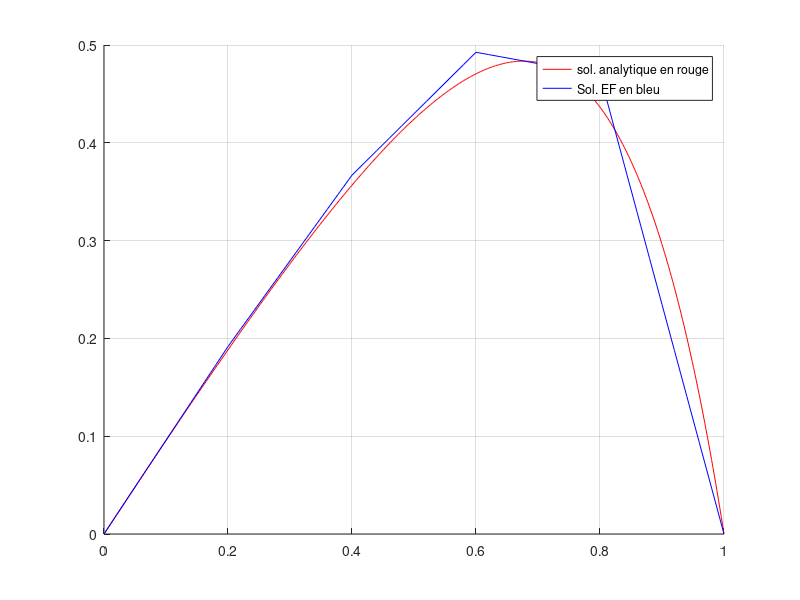
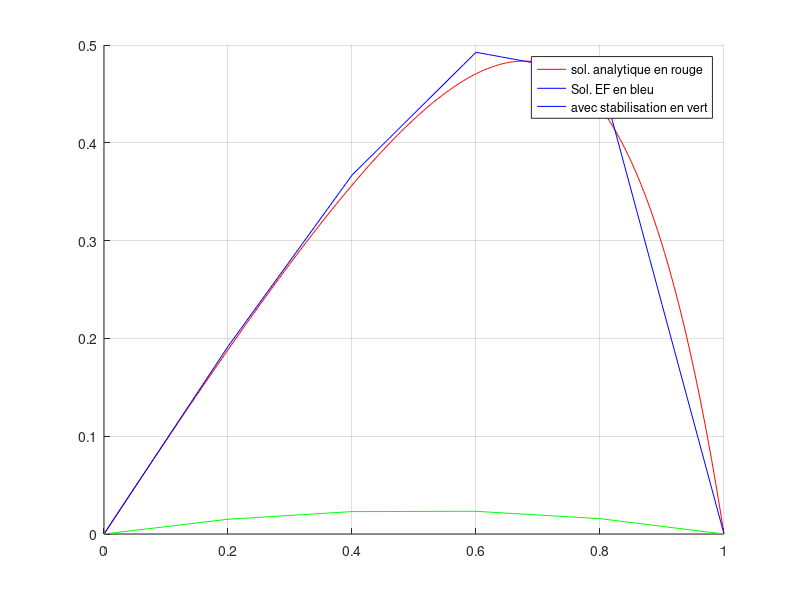

MATLAB code for these plots, in order:
clc;clear all;close all;
% comparaison de la solution numerique et analytique de l'exercice FV6 
% Probleme de convection-diffusion (stationaire)avec stabilisation SUPG
% conditions de dirichlet nulles aux deux extremites
%  H.Oudin 
L=1;r=1;V=1; 
Pe = input('donner le nombre de peclet du probleme ? [10]: ');
if isempty(Pe) Pe=10; end   
Dk=V*L/Pe;   % diffusivite du milieu en fonction de Pe
  
nelt = input('donner le nombre d''element en x (longueur) ? [3]: ');
if isempty(nelt) nelt=3; end  
n=nelt-1;
Le=L/nelt;
K=zeros(n); F=r*Le*ones(n,1);
taille = get(0,'ScreenSize'); 
figure('Name','comparaison sol EF - analytique',...
        'Position',[taille(3)/2.01 taille(4)/2.6 taille(3)/2 taille(4)/2])            
hold on,
%----- solution analytique il faut utiliser la solution ue dans fa1
%ue = dsolve('-k*D2u + V*Du = r','u(0)=0','u(L)=0');
%ue = simple(ue);
fa1=@(t) r*(-exp(V/Dk*t)*L-t+t*exp(V/Dk*L)+L)/V/(-1+exp(V/Dk*L));
fplot(fa1,[0 L],'r');
%fa=@(x) x/L-(exp(Pe*x/L)-1)/(exp(Pe)-1);
%fplot(fa,[0 L],'r'), 
%----- solution numerique sans stabilisation
Peh=V*Le/(2*Dk);
for i=1:n-1          
    K(i,i)=2/Peh;
    K(i,i+1)=1-1/Peh;
    K(i+1,i)=-1-1/Peh;
end
K(n,n)=2/Peh;    %disp(K); disp(F);
K=V*K/2.;
U = K\F ;
x1=0;x2=Le;
x=x1:Le/10:x2; y=U(1)*x/Le; plot(x,y,'b');
for i=2:n
    x1=(i-1)*Le; x2=i*Le;
    x=x1:Le/10:x2; y=U(i-1)+(U(i)-U(i-1))*(x-x1)/Le; plot(x,y,'b');
end
x1=n*Le; x2=L;
x=x1:Le/10:x2; y=U(n)-U(n)*(x-x1)/Le; plot(x,y,'b');
legend('sol. analytique en rouge','Sol. EF en bleu');
grid
%----- solution numerique avec stabilisation SUPG


beta = input('donner la valeur du coefficient de stabilisation choisie? [nominal]: ');
if isempty(beta) beta=Le*(coth(Peh)-1/Peh)/(2*V)% valeur optimale de stabilisation 
end   
figure('Name','comparaison sol EF - analytique avec stabilisation',...
        'Position',[taille(3)/2.01 taille(4)/2.6 taille(3)/2 taille(4)/2])            
hold on,
fa1=@(t) r*(-exp(V/Dk*t)*L-t+t*exp(V/Dk*L)+L)/V/(-1+exp(V/Dk*L));
fplot(fa1,[0 L],'r');
x1=0;x2=Le;
x=x1:Le/10:x2; y=U(1)*x/Le; plot(x,y,'b');
for i=2:n
    x1=(i-1)*Le; x2=i*Le;
    x=x1:Le/10:x2; y=U(i-1)+(U(i)-U(i-1))*(x-x1)/Le; plot(x,y,'b');
end
x1=n*Le; x2=L;
x=x1:Le/10:x2; y=U(n)-U(n)*(x-x1)/Le; plot(x,y,'b');

Ksup=zeros(n);
for i=1:n-1          
    Ksup(i,i)=2/Le;
    Ksup(i,i+1)=-1/Le;
    Ksup(i+1,i)=-1/Le;
end
Ksup(n,n)=2/Le;    %disp(K); disp(F);
K = K + V*V*beta*Ksup;
U1 = K\F ;
x1=0;x2=Le;
x=x1:Le/10:x2; y=U1(1)*x/Le; plot(x,y,'g');
for i=2:n
    x1=(i-1)*Le; x2=i*Le;
    x=x1:Le/10:x2; y=U1(i-1)+(U1(i)-U1(i-1))*(x-x1)/Le; plot(x,y,'g');
end
x1=n*Le; x2=L;
x=x1:Le/10:x2; y=U1(n)-U1(n)*(x-x1)/Le; plot(x,y,'g');
legend('sol. analytique en rouge','Sol. EF en bleu','avec stabilisation en vert');
grid